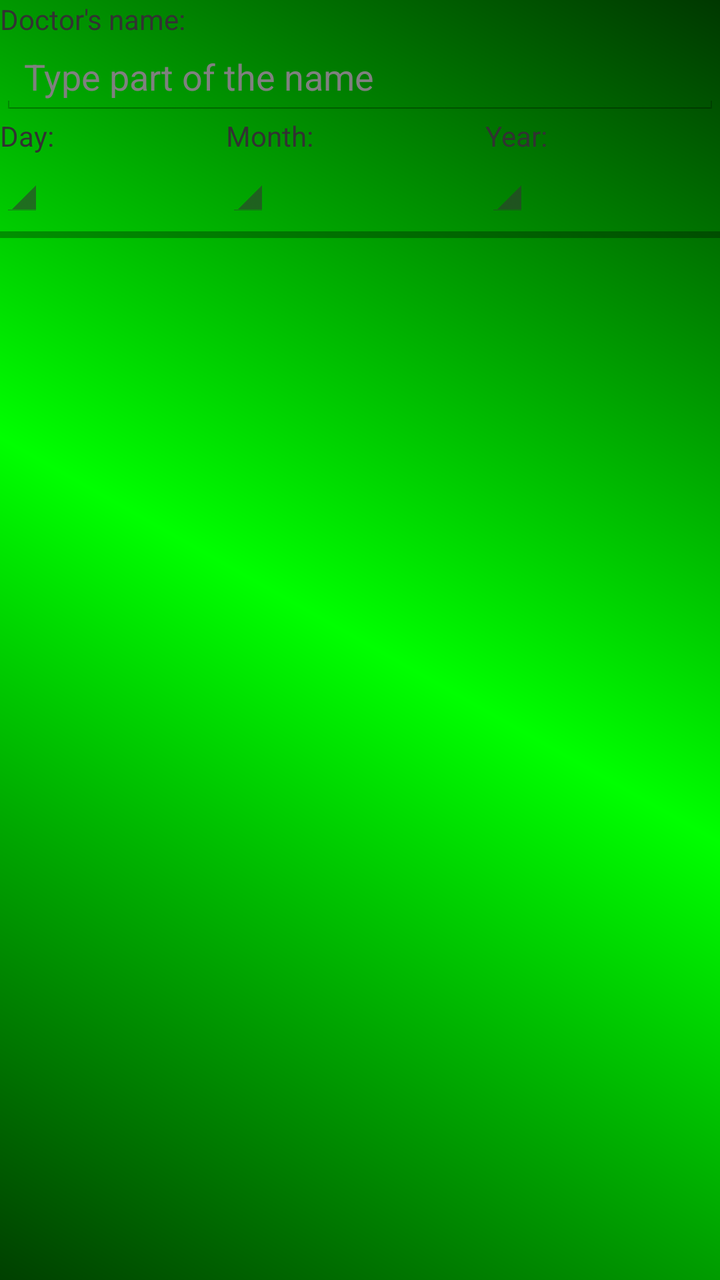
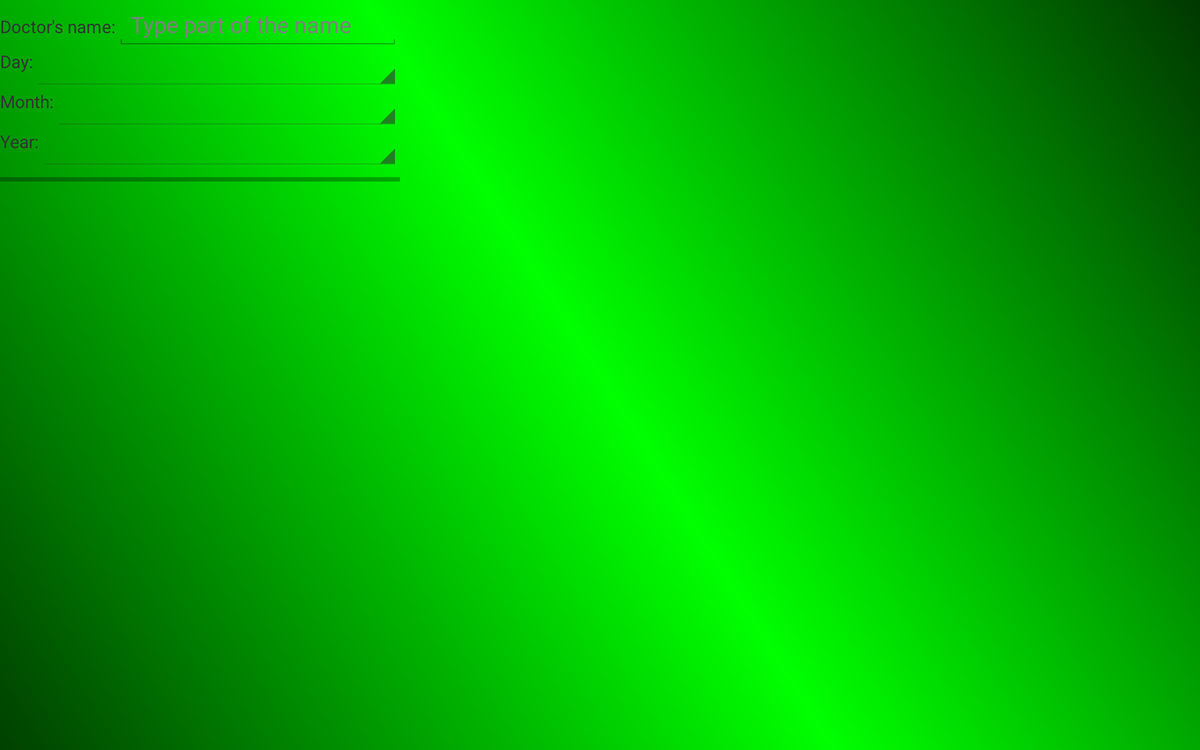

An Android layout and its configuration variant, each rendered on a device that would load it. The default file and the variant file are quoted in full after the pictures.
<!-- AndroidManifest.xml: application theme AppTheme -->
<!-- res/layout/activity_consultas_agendadas.xml -->
<?xml version="1.0" encoding="utf-8"?>
<LinearLayout xmlns:android="http://schemas.android.com/apk/res/android"
    xmlns:tools="http://schemas.android.com/tools"
    android:layout_width="match_parent"
    android:layout_height="match_parent"
    android:orientation="vertical"
    android:background="@drawable/background_gradiente_verde"
    tools:context="br.com.android.cmi.cmiapp.ConsultasAgendadasActivity" >
    
    <LinearLayout 
        android:id="@+id/llFiltros"
        android:orientation="vertical"
        android:layout_width="match_parent"
        android:layout_height="wrap_content"
        android:gravity="center_horizontal" >
        
        <LinearLayout
            android:id="@+id/llnomeMedico_filtro_consultasAgendadas"
            android:layout_width="match_parent"
            android:layout_height="wrap_content"
            android:orientation="vertical" >

        <TextView
            android:id="@+id/txtSettings"
            android:layout_width="wrap_content"
            android:layout_height="wrap_content"
            android:text="@string/doctor_name_p" />

        <EditText
            android:id="@+id/edtNomeMedico_filtro_consultasAgendadas"
            android:layout_width="match_parent"
            android:layout_height="wrap_content"
            android:ems="10"
            android:hint="@string/type_part_of_the_name"
            android:inputType="text" >

            <requestFocus />
        </EditText>

    </LinearLayout>

        <LinearLayout
            android:layout_width="match_parent"
            android:layout_height="wrap_content"
            android:orientation="horizontal"
            android:baselineAligned="false" >
        	
        	<LinearLayout
                android:layout_width="wrap_content"
                android:layout_height="wrap_content"
                android:orientation="vertical"
                android:layout_weight="1" >

                <TextView
                    android:id="@+id/textView2"
                    android:layout_width="wrap_content"
                    android:layout_height="wrap_content"
                    android:text="@string/day_p" />

                <Spinner
                    android:id="@+id/spnDia_filtro_consultasAgendadas"
                    android:layout_width="wrap_content"
                    android:layout_height="wrap_content" />
            </LinearLayout>
            
        	<LinearLayout
        	    android:layout_width="wrap_content"
        	    android:layout_height="wrap_content"
        	    android:layout_weight="1"
        	    android:orientation="vertical" >

        	    <TextView
        	        android:id="@+id/textView3"
        	        android:layout_width="wrap_content"
        	        android:layout_height="wrap_content"
        	        android:text="@string/month_p" />

        	    <Spinner
        	        android:id="@+id/spnMes_filtro_consultasAgendadas"
        	        android:layout_width="wrap_content"
        	        android:layout_height="wrap_content" />
        	</LinearLayout>
        	
        	<LinearLayout
        	    android:layout_width="wrap_content"
        	    android:layout_height="wrap_content"
        	    android:layout_weight="1"
        	    android:orientation="vertical" >

        	    <TextView
        	        android:id="@+id/textView4"
        	        android:layout_width="wrap_content"
        	        android:layout_height="wrap_content"
        	        android:text="@string/year_p" />

        	    <Spinner
        	        android:id="@+id/spnAno_filtro_consultasAgendadas"
        	        android:layout_width="wrap_content"
        	        android:layout_height="wrap_content" />
        	</LinearLayout>

        </LinearLayout>
        
        <ProgressBar
        	android:id="@+id/progressBar_consultasAgendadas"
        	style="?android:attr/progressBarStyleHorizontal"
        	android:layout_width="match_parent"
        	android:layout_height="wrap_content"
        	android:visibility="visible" />
        
    </LinearLayout>
    
    
    <FrameLayout android:id="@+id/fragmentListaConsultas"
        android:layout_width="match_parent"
        android:layout_height="0dp"
        android:layout_weight="1"
        android:visibility="visible" />

</LinearLayout>
<!-- resources referenced by this layout -->
<resources>
  <!-- drawable background_gradiente_verde (drawable) -->
  <?xml version="1.0" encoding="utf-8"?>
  <shape xmlns:android="http://schemas.android.com/apk/res/android"
      android:shape="rectangle" >
  
      <gradient
          android:angle="45"
          android:centerColor="#FF00ff00"
          android:centerX="50%"
          android:endColor="#FF003800"
          android:startColor="#FF004000"
          android:type="linear" />
  
  </shape>
  <string name="day_p">Day:</string>
  <string name="doctor_name_p">Doctor\'s name:</string>
  <string name="month_p">Month:</string>
  <string name="type_part_of_the_name">Type part of the name</string>
  <string name="year_p">Year:</string>
  <style name="AppTheme" parent="Theme.Cmi">
  
          
  
      </style>
  <style name="PopupMenu.Cmi" parent="@android:style/Widget.Holo.ListPopupWindow">
          <item name="android:popupBackground">@drawable/background_gradiente_verde</item>
      </style>
  <style name="DropDownListView.Cmi" parent="@android:style/Widget.Holo.ListView.DropDown">
          <item name="android:listSelector">@drawable/selectable_background_cmi</item>
          <item name="android:popupBackground">@drawable/background_gradiente_verde</item>
          <item name="android:textColor">@color/white</item>
      </style>
  <style name="ActionBarTabStyle.Cmi" parent="android:style/Widget.Holo.ActionBar.TabView">
          <item name="android:background">@drawable/tab_indicator_ab_cmi</item>
      </style>
  <style name="DropDownNav.Cmi" parent="@android:style/Widget.Holo.Spinner">
          <item name="android:background">@drawable/spinner_background_ab_cmi</item>
          <item name="android:popupBackground">@drawable/menu_dropdown_panel_cmi</item>
          <item name="android:dropDownSelector">@drawable/selectable_background_cmi</item>
      </style>
  <style name="ActionBar.Solid.Cmi" parent="android:style/Widget.Holo.Light.ActionBar.Solid.Inverse">
          <item name="android:background">@drawable/background_gradiente_verde</item>
          <item name="@android:backgroundStacked">@drawable/ab_stacked_solid_cmi</item>
          <item name="@android:backgroundSplit">@drawable/ab_bottom_solid_cmi</item>
          <item name="android:progressBarStyle">@style/ProgressBar.Cmi</item>
      </style>
  <style name="ActionButton.CloseMode.Cmi" parent="@android:style/Widget.Holo.ActionButton.CloseMode">
          <item name="android:background">@drawable/btn_cab_done_cmi</item>
      </style>
  <style name="Theme.Cmi.Widget" parent="@android:style/Theme.Holo">
          <item name="android:popupMenuStyle">@style/PopupMenu.Cmi</item>
          <item name="android:dropDownListViewStyle">@style/DropDownListView.Cmi</item>
      </style>
  <!-- drawable background_gradiente_azul_selected_item (drawable) -->
  <?xml version="1.0" encoding="utf-8"?>
  <shape xmlns:android="http://schemas.android.com/apk/res/android" android:shape="rectangle">
  
      <gradient
  		android:type="linear"
  		android:centerX="50%"
  		android:angle="90"
  		android:startColor="#FF003333"
  		android:centerColor="#FF05C1FF"
  		android:endColor="#FF003333" />
  
  </shape>
  <!-- drawable background_gradiente_azul_selected_item_invertido (drawable) -->
  <?xml version="1.0" encoding="utf-8"?>
  <shape xmlns:android="http://schemas.android.com/apk/res/android" android:shape="rectangle">
  
      <gradient
          android:type="linear"
          android:centerX="50%"
          android:angle="90"
          android:startColor="#FF05C1FF"
          android:centerColor="#FF003333"
          android:endColor="#FF05C1FF" />
  
  </shape>
  <item name="white" type="color">#ffffff</item>
  <style name="ProgressBar.Cmi" parent="@android:style/Widget.Holo.ProgressBar.Horizontal">
          <item name="android:progressDrawable">@drawable/progress_horizontal_cmi</item>
      </style>
</resources>
<!-- res/layout-large/activity_consultas_agendadas.xml (the repository's variant of the layout above) -->
<!-- drawn on a 7-inch tablet turned sideways -->
<?xml version="1.0" encoding="utf-8"?>
<LinearLayout xmlns:android="http://schemas.android.com/apk/res/android"
    xmlns:tools="http://schemas.android.com/tools"
    android:layout_width="match_parent"
    android:layout_height="match_parent"
    android:orientation="horizontal"
    android:baselineAligned="false"
    android:background="@drawable/background_gradiente_verde"
    tools:context="br.com.android.cmi.cmiapp.ConsultasAgendadasActivity" >
    
    <LinearLayout 
        android:id="@+id/llFiltros"
        android:orientation="vertical"
        android:layout_width="0dp"
        android:layout_height="wrap_content"
        android:layout_weight="1"
        android:gravity="center_horizontal" >
        
        <LinearLayout
            android:id="@+id/llnomeMedico_filtro_consultasAgendadas"
            android:layout_width="match_parent"
            android:layout_height="wrap_content"
            android:orientation="horizontal" >

        <TextView
            android:id="@+id/txtSettings"
            android:layout_width="wrap_content"
            android:layout_height="wrap_content"
            android:text="@string/doctor_name_p" />

        <EditText
            android:id="@+id/edtNomeMedico_filtro_consultasAgendadas"
            android:layout_width="match_parent"
            android:layout_height="wrap_content"
            android:ems="10"
            android:hint="@string/type_part_of_the_name"
            android:inputType="text" >

            <requestFocus />
        </EditText>

    </LinearLayout>
		
        <LinearLayout
            android:id="@+id/llDia_filtro_consultasAgendadas"
            android:layout_width="match_parent"
            android:layout_height="wrap_content"
            android:orientation="horizontal" >
        
        	<TextView
                android:id="@+id/textView2"
                android:layout_width="wrap_content"
                android:layout_height="wrap_content"
                android:text="@string/day_p" />

            <Spinner
                android:id="@+id/spnDia_filtro_consultasAgendadas"
                android:layout_width="0dp"
                android:layout_height="wrap_content"
                android:layout_weight="1" />    
        </LinearLayout>
        
        <LinearLayout
            android:id="@+id/llMes_filtro_consultasAgendadas"
            android:layout_width="match_parent"
            android:layout_height="wrap_content"
            android:orientation="horizontal" >
            
            <TextView
                android:id="@+id/textView3"
                android:layout_width="wrap_content"
                android:layout_height="wrap_content"
                android:text="@string/month_p" />

            <Spinner
                android:id="@+id/spnMes_filtro_consultasAgendadas"
                android:layout_width="0dp"
                android:layout_height="wrap_content"
                android:layout_weight="1" />            
        </LinearLayout>
        
        <LinearLayout
            android:id="@+id/llAno_filtro_consultasAgendadas"
            android:layout_width="match_parent"
            android:layout_height="wrap_content"
            android:orientation="horizontal" >

            <TextView
                android:id="@+id/textView4"
                android:layout_width="wrap_content"
                android:layout_height="wrap_content"
                android:text="@string/year_p" />

            <Spinner
                android:id="@+id/spnAno_filtro_consultasAgendadas"
                android:layout_width="0dp"
                android:layout_height="wrap_content"
                android:layout_weight="1" />

        </LinearLayout>
        
        <ProgressBar
        	android:id="@+id/progressBar_consultasAgendadas"
        	style="?android:attr/progressBarStyleHorizontal"
        	android:layout_width="match_parent"
        	android:layout_height="wrap_content"
        	android:visibility="visible" />
        
    </LinearLayout>
    
    
    <FrameLayout android:id="@+id/fragmentListaConsultas"
        android:layout_width="0dp"
        android:layout_height="match_parent"
        android:layout_weight="2"
        android:visibility="visible" />
    
    <FrameLayout android:id="@+id/fragmentAvaliacaoDoAtendimento_tablet"
        android:layout_width="0dp"
        android:layout_height="match_parent"
        android:layout_weight="1"
        android:visibility="gone" />

</LinearLayout>
